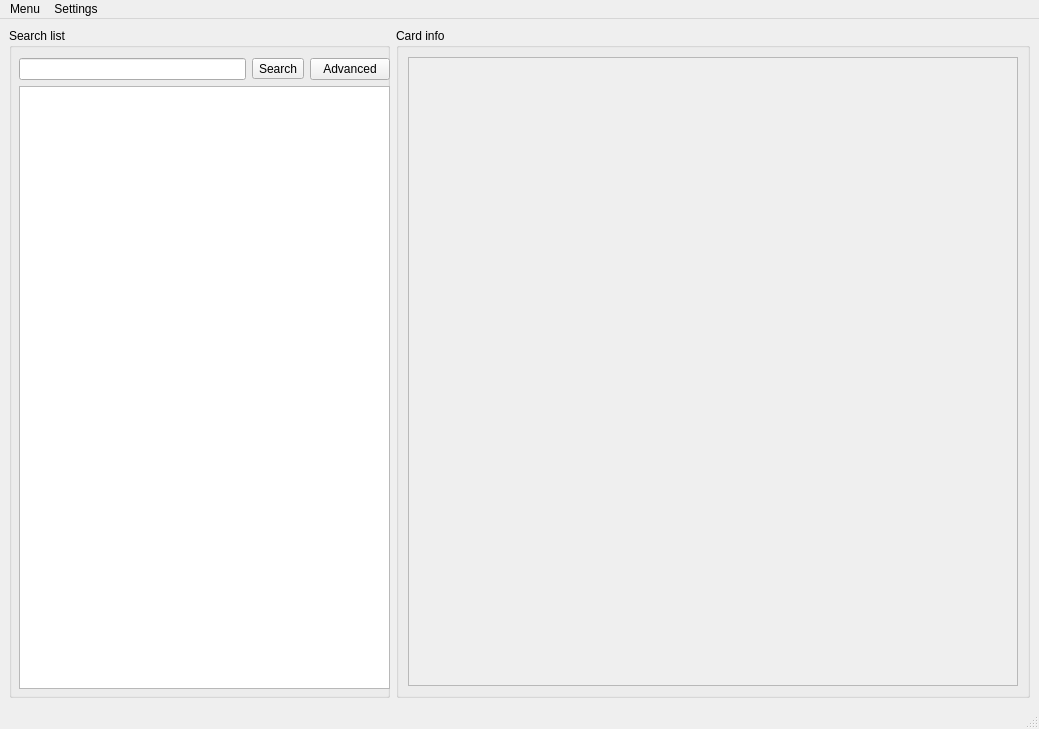
<?xml version="1.0" encoding="UTF-8"?>
<ui version="4.0">
 <class>MainWindow</class>
 <widget class="QMainWindow" name="MainWindow">
  <property name="geometry">
   <rect>
    <x>0</x>
    <y>0</y>
    <width>1039</width>
    <height>729</height>
   </rect>
  </property>
  <property name="windowTitle">
   <string>MainWindow</string>
  </property>
  <widget class="QWidget" name="centralwidget">
   <layout class="QHBoxLayout" name="horizontalLayout" stretch="3,5">
    <item>
     <widget class="QGroupBox" name="boxSearch">
      <property name="title">
       <string>Search list</string>
      </property>
      <widget class="QWidget" name="layoutWidget_2">
       <property name="geometry">
        <rect>
         <x>10</x>
         <y>30</y>
         <width>371</width>
         <height>631</height>
        </rect>
       </property>
       <layout class="QVBoxLayout" name="verticalLayout_3">
        <property name="sizeConstraint">
         <enum>QLayout::SetNoConstraint</enum>
        </property>
        <item>
         <layout class="QHBoxLayout" name="horizontalLayout_2">
          <item>
           <widget class="QLineEdit" name="searchLine"/>
          </item>
          <item>
           <widget class="QToolButton" name="buttonSearch">
            <property name="text">
             <string>Search</string>
            </property>
           </widget>
          </item>
          <item>
           <widget class="QPushButton" name="buttonAdvanced">
            <property name="text">
             <string>Advanced</string>
            </property>
           </widget>
          </item>
         </layout>
        </item>
        <item>
         <widget class="QListWidget" name="resultList"/>
        </item>
       </layout>
      </widget>
     </widget>
    </item>
    <item>
     <widget class="QGroupBox" name="boxCardInfo">
      <property name="title">
       <string>Card info</string>
      </property>
      <layout class="QVBoxLayout" name="verticalLayout">
       <item>
        <widget class="QScrollArea" name="scrollArea">
         <property name="widgetResizable">
          <bool>true</bool>
         </property>
         <widget class="QWidget" name="scrollAreaWidgetContents">
          <property name="geometry">
           <rect>
            <x>0</x>
            <y>0</y>
            <width>608</width>
            <height>626</height>
           </rect>
          </property>
         </widget>
        </widget>
       </item>
      </layout>
     </widget>
    </item>
   </layout>
  </widget>
  <widget class="QMenuBar" name="menubar">
   <property name="geometry">
    <rect>
     <x>0</x>
     <y>0</y>
     <width>1039</width>
     <height>20</height>
    </rect>
   </property>
   <widget class="QMenu" name="menumenu">
    <property name="title">
     <string>Menu</string>
    </property>
   </widget>
   <widget class="QMenu" name="menuSettings">
    <property name="title">
     <string>Settings</string>
    </property>
   </widget>
   <addaction name="menumenu"/>
   <addaction name="menuSettings"/>
  </widget>
  <widget class="QStatusBar" name="statusbar"/>
 </widget>
 <resources/>
 <connections/>
</ui>
